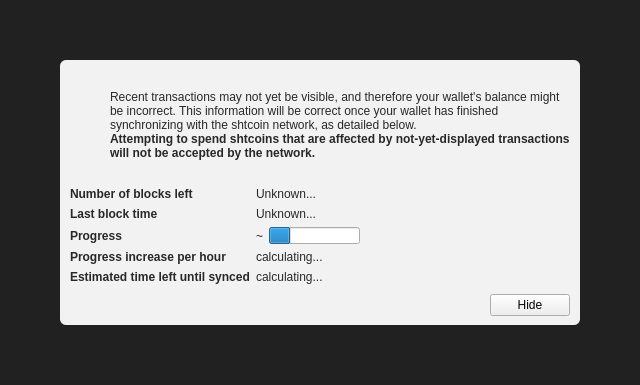
<?xml version="1.0" encoding="UTF-8"?>
<ui version="4.0">
 <class>ModalOverlay</class>
 <widget class="ModalOverlay" name="ModalOverlay">
  <property name="geometry">
   <rect>
    <x>0</x>
    <y>0</y>
    <width>640</width>
    <height>385</height>
   </rect>
  </property>
  <property name="windowTitle">
   <string>Form</string>
  </property>
  <layout class="QVBoxLayout" name="verticalLayout" stretch="0">
   <property name="sizeConstraint">
    <enum>QLayout::SetDefaultConstraint</enum>
   </property>
   <property name="leftMargin">
    <number>0</number>
   </property>
   <property name="topMargin">
    <number>0</number>
   </property>
   <property name="rightMargin">
    <number>0</number>
   </property>
   <property name="bottomMargin">
    <number>0</number>
   </property>
   <item>
    <widget class="QWidget" name="bgWidget" native="true">
     <property name="styleSheet">
      <string notr="true">#bgWidget { background: rgba(0,0,0,220); }</string>
     </property>
     <layout class="QVBoxLayout" name="verticalLayoutMain" stretch="1">
      <property name="leftMargin">
       <number>60</number>
      </property>
      <property name="topMargin">
       <number>60</number>
      </property>
      <property name="rightMargin">
       <number>60</number>
      </property>
      <property name="bottomMargin">
       <number>60</number>
      </property>
      <item>
       <widget class="QWidget" name="contentWidget" native="true">
        <property name="styleSheet">
         <string notr="true">#contentWidget { background: rgba(255,255,255,240); border-radius: 6px; }

QLabel { color: rgb(40,40,40);  }</string>
        </property>
        <layout class="QVBoxLayout" name="verticalLayoutSub" stretch="1,0,0,0">
         <property name="spacing">
          <number>0</number>
         </property>
         <property name="leftMargin">
          <number>10</number>
         </property>
         <property name="topMargin">
          <number>10</number>
         </property>
         <property name="rightMargin">
          <number>10</number>
         </property>
         <property name="bottomMargin">
          <number>10</number>
         </property>
         <item>
          <layout class="QHBoxLayout" name="horizontalLayoutIconText" stretch="0,1">
           <property name="topMargin">
            <number>20</number>
           </property>
           <item>
            <layout class="QVBoxLayout" name="verticalLayoutIcon">
             <property name="leftMargin">
              <number>0</number>
             </property>
             <item>
              <widget class="QPushButton" name="warningIcon">
               <property name="enabled">
                <bool>false</bool>
               </property>
               <property name="text">
                <string/>
               </property>
               <property name="icon">
                <iconset>
                 <normaloff>:/icons/warning</normaloff>
                 <disabledoff>:/icons/warning</disabledoff>:/icons/warning</iconset>
               </property>
               <property name="iconSize">
                <size>
                 <width>48</width>
                 <height>48</height>
                </size>
               </property>
               <property name="flat">
                <bool>true</bool>
               </property>
              </widget>
             </item>
             <item>
              <spacer name="verticalSpacerWarningIcon">
               <property name="orientation">
                <enum>Qt::Vertical</enum>
               </property>
               <property name="sizeHint" stdset="0">
                <size>
                 <width>20</width>
                 <height>40</height>
                </size>
               </property>
              </spacer>
             </item>
            </layout>
           </item>
           <item>
            <layout class="QVBoxLayout" name="verticalLayoutInfoText">
             <property name="leftMargin">
              <number>0</number>
             </property>
             <property name="topMargin">
              <number>0</number>
             </property>
             <item>
              <widget class="QLabel" name="infoText">
               <property name="text">
                <string>Recent transactions may not yet be visible, and therefore your wallet's balance might be incorrect. This information will be correct once your wallet has finished synchronizing with the shtcoin network, as detailed below.</string>
               </property>
               <property name="textFormat">
                <enum>Qt::RichText</enum>
               </property>
               <property name="wordWrap">
                <bool>true</bool>
               </property>
              </widget>
             </item>
             <item>
              <widget class="QLabel" name="infoTextStrong">
               <property name="font">
                <font>
                 <weight>75</weight>
                 <bold>true</bold>
                </font>
               </property>
               <property name="text">
                <string>Attempting to spend shtcoins that are affected by not-yet-displayed transactions will not be accepted by the network.</string>
               </property>
               <property name="textFormat">
                <enum>Qt::RichText</enum>
               </property>
               <property name="wordWrap">
                <bool>true</bool>
               </property>
              </widget>
             </item>
             <item>
              <spacer name="verticalSpacerInTextSpace">
               <property name="orientation">
                <enum>Qt::Vertical</enum>
               </property>
               <property name="sizeHint" stdset="0">
                <size>
                 <width>20</width>
                 <height>40</height>
                </size>
               </property>
              </spacer>
             </item>
            </layout>
           </item>
          </layout>
         </item>
         <item>
          <spacer name="verticalSpacerAfterText">
           <property name="orientation">
            <enum>Qt::Vertical</enum>
           </property>
           <property name="sizeHint" stdset="0">
            <size>
             <width>20</width>
             <height>40</height>
            </size>
           </property>
          </spacer>
         </item>
         <item>
          <layout class="QFormLayout" name="formLayout">
           <property name="fieldGrowthPolicy">
            <enum>QFormLayout::FieldsStayAtSizeHint</enum>
           </property>
           <property name="horizontalSpacing">
            <number>6</number>
           </property>
           <property name="verticalSpacing">
            <number>6</number>
           </property>
           <property name="topMargin">
            <number>10</number>
           </property>
           <item row="0" column="0">
            <widget class="QLabel" name="labelNumberOfBlocksLeft">
             <property name="font">
              <font>
               <weight>75</weight>
               <bold>true</bold>
              </font>
             </property>
             <property name="text">
              <string>Number of blocks left</string>
             </property>
            </widget>
           </item>
           <item row="0" column="1">
            <widget class="QLabel" name="numberOfBlocksLeft">
             <property name="text">
              <string>Unknown...</string>
             </property>
            </widget>
           </item>
           <item row="1" column="0">
            <widget class="QLabel" name="labelLastBlockTime">
             <property name="font">
              <font>
               <weight>75</weight>
               <bold>true</bold>
              </font>
             </property>
             <property name="text">
              <string>Last block time</string>
             </property>
            </widget>
           </item>
           <item row="1" column="1">
            <widget class="QLabel" name="newestBlockDate">
             <property name="sizePolicy">
              <sizepolicy hsizetype="Maximum" vsizetype="Preferred">
               <horstretch>0</horstretch>
               <verstretch>0</verstretch>
              </sizepolicy>
             </property>
             <property name="text">
              <string>Unknown...</string>
             </property>
            </widget>
           </item>
           <item row="2" column="0">
            <widget class="QLabel" name="labelSyncDone">
             <property name="font">
              <font>
               <weight>75</weight>
               <bold>true</bold>
              </font>
             </property>
             <property name="text">
              <string>Progress</string>
             </property>
            </widget>
           </item>
           <item row="2" column="1">
            <layout class="QHBoxLayout" name="horizontalLayoutSync" stretch="0,1">
             <item>
              <widget class="QLabel" name="percentageProgress">
               <property name="text">
                <string notr="true">~</string>
               </property>
              </widget>
             </item>
             <item>
              <widget class="QProgressBar" name="progressBar">
               <property name="value">
                <number>24</number>
               </property>
               <property name="format">
                <string/>
               </property>
              </widget>
             </item>
            </layout>
           </item>
           <item row="4" column="0">
            <widget class="QLabel" name="labelProgressIncrease">
             <property name="font">
              <font>
               <weight>75</weight>
               <bold>true</bold>
              </font>
             </property>
             <property name="text">
              <string>Progress increase per hour</string>
             </property>
            </widget>
           </item>
           <item row="4" column="1">
            <widget class="QLabel" name="progressIncreasePerH">
             <property name="text">
              <string>calculating...</string>
             </property>
            </widget>
           </item>
           <item row="5" column="0">
            <widget class="QLabel" name="labelEstimatedTimeLeft">
             <property name="font">
              <font>
               <weight>75</weight>
               <bold>true</bold>
              </font>
             </property>
             <property name="text">
              <string>Estimated time left until synced</string>
             </property>
            </widget>
           </item>
           <item row="5" column="1">
            <widget class="QLabel" name="expectedTimeLeft">
             <property name="text">
              <string>calculating...</string>
             </property>
            </widget>
           </item>
          </layout>
         </item>
         <item>
          <layout class="QHBoxLayout" name="horizontalLayoutButtons">
           <property name="leftMargin">
            <number>10</number>
           </property>
           <property name="topMargin">
            <number>10</number>
           </property>
           <item>
            <spacer name="horizontalSpacer">
             <property name="orientation">
              <enum>Qt::Horizontal</enum>
             </property>
             <property name="sizeHint" stdset="0">
              <size>
               <width>40</width>
               <height>20</height>
              </size>
             </property>
            </spacer>
           </item>
           <item>
            <widget class="QPushButton" name="closeButton">
             <property name="text">
              <string>Hide</string>
             </property>
            </widget>
           </item>
          </layout>
         </item>
        </layout>
       </widget>
      </item>
     </layout>
    </widget>
   </item>
  </layout>
 </widget>
 <customwidgets>
  <customwidget>
   <class>ModalOverlay</class>
   <extends>QWidget</extends>
   <header>qt/modaloverlay.h</header>
   <container>1</container>
  </customwidget>
 </customwidgets>
 <resources/>
 <connections/>
</ui>
